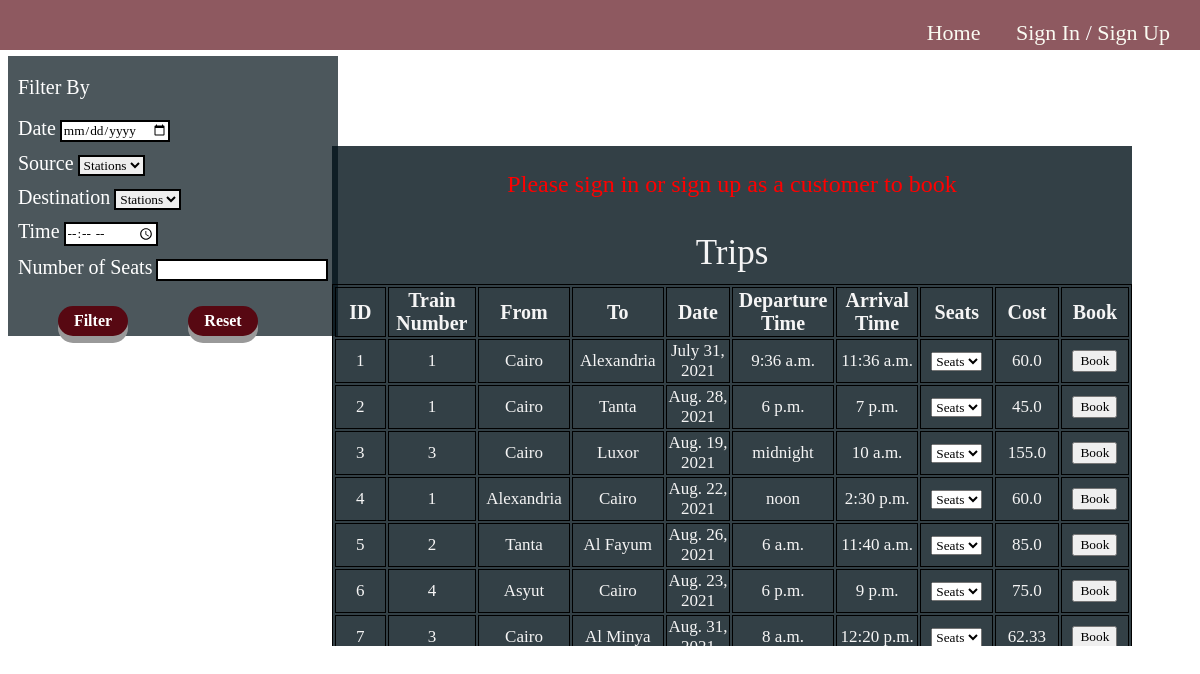
Page /trip/1/ on the committed database.
### blog/models.py (models this page shows, shortened)
class Trip(models.Model):
    train = models.ForeignKey(
        Train, on_delete=models.CASCADE, related_name="TripTrain")
    source = models.ForeignKey(
        Station, on_delete=models.CASCADE, related_name="TripSource", null=False)
    destination = models.ForeignKey(
        Station, on_delete=models.CASCADE, related_name="TripDest", null=False)
    day = models.DateField(null=False)
    start_Time = models.TimeField(null=False)
    end_Time = models.TimeField(null=False)
    price = models.FloatField(null=False, default=0)
    Remaining_seats = models.IntegerField(default=0, editable=False)
    seats = models.IntegerField(default=0, editable=False)
    @property
    def isPast(self):
        return self.day >= date.today()

class Train(models.Model):
    Number_of_seats = models.IntegerField(default=0)
    source = models.ForeignKey(
        Station, on_delete=models.CASCADE, related_name="TrainSource", null=False)
    destination = models.ForeignKey(
        Station, on_delete=models.CASCADE, related_name="TrainDest", null=False)

class Station(models.Model):
    id = models.IntegerField(default=-1, primary_key=True)
    stationName = models.CharField(max_length=15)

### blog/views.py (the view)
# urls.py: path('trip/<id>/', views.certainTrip, name='certainTrip'),
def certainTrip(request, id):
    if request.user.is_authenticated and not request.user.is_superuser:
        trip = Trip.objects.get(id=id)
        return render(request, 'sitePages/certainTrip.html', {'trip': trip})
    else:
        trips = Trip.objects.all()
        return render(request, 'sitePages/home.html', {'errorMsg': 'Please sign in or sign up as a customer to book', 'trips': trips})

### blog/tags/tags.py (called while the page is built)
@register.simple_tag
def tripSeat(trip):
    book = Book.objects.filter(trip = trip.id)
    bookSeats = book.values_list('seatTrain', flat=True)
    seats = []
    i = 1
    while i <= trip.seats:
        if i not in bookSeats:
            seats.append(i)
        i = i+1
    return seats

### templates/sitePages/home.html (shortened to what this page needs)
{% extends "base.html" %}
{% load static %}
{% load tags %}
{% block head %}
<link rel="stylesheet" href="{% static 'css/homePage.css' %}">
{% endblock%}
{% block content %}
<div class="filter" value="{{ trips }}" id="variable">
    <span><label for="Filter options" id="label1">Filter By</label></span>
    <br> <br>
    <div id="Filter options">
        <label for="dateOption">Date</label>
        <input type="date" id="dateOption" name="dateOption"><br>
        <label for="sourceOption">Source</label>
        <select name="sourceOption" id="sourceOption">
            <option value="stations" hidden>Stations</option>
        </select><br>
        <label for="destOption">Destination</label>
        <select name="destOption" id="destOption">
            <option value="stations" hidden>Stations</option>
        </select><br>
        <label for="timeOption">Time</label>
        <input type="time" id="timeOption" name="timeOption"><br>
        <label for="seatNbOption">Number of Seats</label>
        <input type="text" id="seatNbOption" name="seatNbOption"><br>
    </div>
    <div id="filterDiv">
        <button class="filterBtns" onclick="filter()">Filter</button>
        <button class="filterBtns" onclick="reset()">Reset</button>
    </div>
</div>
<div class="trips" style="overflow: auto;">
    {% if errorMsg %}
        <p class="errorMessage" style="color: red; font-size: 24px;">{{ errorMsg }}</p>
    {% endif %}
    <p>Trips</p>
    <table id="tripsTable">
        <tr>
            <th>ID</th>
            <th>Train Number</th>
            <th>From</th>
            <th>To</th>
            <th>Date</th>
            <th>Departure Time</th>
            <th>Arrival Time</th>
            <th>Seats</th>
            <th>Cost</th>
            <th>Book</th>
        </tr>
        {% for trip in trips %}
        {% if trip.isPast and trip.Remaining_seats > 0 %}
        <tr id="{{trip.id}}">
            <td>{{trip.id}}</td>
            <td>{{ trip.train.id }}</td>
            <td>{{trip.source.stationName}}</td>
            <td>{{trip.destination.stationName}}</td>
            <td>{{trip.day}}</td>
            <td>{{trip.start_Time}}</td>
            <td>{{trip.end_Time}}</td>
            <td>
                <select>
                    <option selected hidden>Seats</option>
                    {% tripSeat trip as seats %}
                </select>
            </td>
            <td>{{trip.price}}</td>
            <td>
                <a href="{% url 'blog:certainTrip' trip.id %}"><button>Book</button></a>
            </td>
        </tr>
        {% endif %}
        {% empty %}
        <tr id="notrip">
            <td colspan="10">No Trips Available</td>
        </tr>
        {% endfor %}
    </table>
</div>
{% endblock content %}

### static/css/basePage.css (style rules this page uses)
* { box-sizing: border-box; font-family: "Wire+One", serif; }

### static/css/homePage.css (style rules this page uses)
* { box-sizing: border-box; }
body { overflow: scroll; }
.filter { display: inline-block; align-items: center; margin-top: 4%; background: rgba(1, 17, 24, 0.7); width: 330px; height: 280px; padding-top: 20px; position: absolute; }
.filter label { font-size: 20px; color: white; margin-left: 10px; }
.filter select { border: 2px solid black; margin-bottom: 10px; }
.filter input { border: 2px solid black; margin-bottom: 10px; }
.trips p { font-family: 'Times New Roman', Times, serif; font-size: 35px; color: whitesmoke; text-align: center; padding-top: 0.5px; }
.trips { top: 17%; margin-left: 27%; background: rgba(1, 17, 24, 0.8); width: 800px; height: 500px; margin-top: 10px; position: absolute; }
table, th, td { margin-top: -3%; border: 1px solid black; table-layout: fixed; text-align: center; }
th { width: 133.3px; height: 40px; font-size: 20px; color: whitesmoke; font-weight: bold; }
td { width: 114.28px; height: 30px; font-size: 17px; color: whitesmoke; }
#filterDiv { display: inline-flex; width: 100%; }
.filterBtns { height: 30px; width: 70px; margin-top: 15px; font-size: 16px; font-weight: bold; margin-right: 10px; margin-left: 50px; border-radius: 15px; text-align: center; text-decoration: none; outline: none; color: #fff; background-color: rgba(87, 8, 18); border: none; border-radius: 15px; box-shadow: 0 7px #999; }

### rows in the picture
Trip: id "1", train.id "1", source.stationName "Cairo", destination.stationName "Alexandria", day "July 31, 2021", start_Time "9:36 a.m.", end_Time "11:36 a.m.", price "60.0"
Trip: id "2", train.id "1", source.stationName "Cairo", destination.stationName "Tanta", day "Aug. 28, 2021", start_Time "6 p.m.", end_Time "7 p.m.", price "45.0"
Trip: id "3", train.id "3", source.stationName "Cairo", destination.stationName "Luxor", day "Aug. 19, 2021", start_Time "midnight", end_Time "10 a.m.", price "155.0"
Trip: id "4", train.id "1", source.stationName "Alexandria", destination.stationName "Cairo", day "Aug. 22, 2021", start_Time "noon", end_Time "2:30 p.m.", price "60.0"
Trip: id "5", train.id "2", source.stationName "Tanta", destination.stationName "Al Fayum", day "Aug. 26, 2021", start_Time "6 a.m.", end_Time "11:40 a.m.", price "85.0"
Trip: id "6", train.id "4", source.stationName "Asyut", destination.stationName "Cairo", day "Aug. 23, 2021", start_Time "6 p.m.", end_Time "9 p.m.", price "75.0"
Trip: id "7", train.id "3", source.stationName "Cairo", destination.stationName "Al Minya", day "Aug. 31,…", start_Time "8 a.m.", end_Time "12:20 p.m.", price "62.33"
